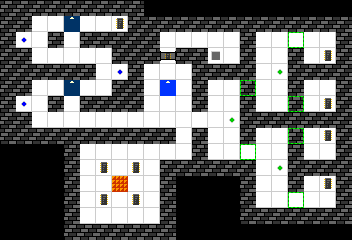

Rendered tile map (Tiled .tmx) drawn with the repository's tilesets; below, a short description and the map source with its tile grids summarised:
An orthogonal 22x15 tile map with 16x16 px tiles, 2 tile layers (Tile Layer 1, Tile Layer 2), 1 hidden layer not drawn.

<map version="1.0" orientation="orthogonal" width="22" height="15" tilewidth="16" tileheight="16">
 <properties>
  <property name="leveltype" value="ChipsChallenge" />
  <property name="title" value="Chips 4" />
 </properties>
 <tileset firstgid="1" source="../roverchip/levelfiles/maptiles.tsx" />
 <layer name="Tile Layer 1" width="22" height="15">
  <data>[330 cells, 270 non-empty, 6 distinct tile ids]</data>
 </layer>
 <layer name="Tile Layer 2" width="22" height="15">
  <data>[330 cells, 19 non-empty, 6 distinct tile ids]</data>
 </layer>
 <layer name="Tile Layer 3" width="22" height="15" visible="0">
  <data>[330 cells, 5 non-empty, 1 distinct tile ids]</data>
 </layer>
</map>
